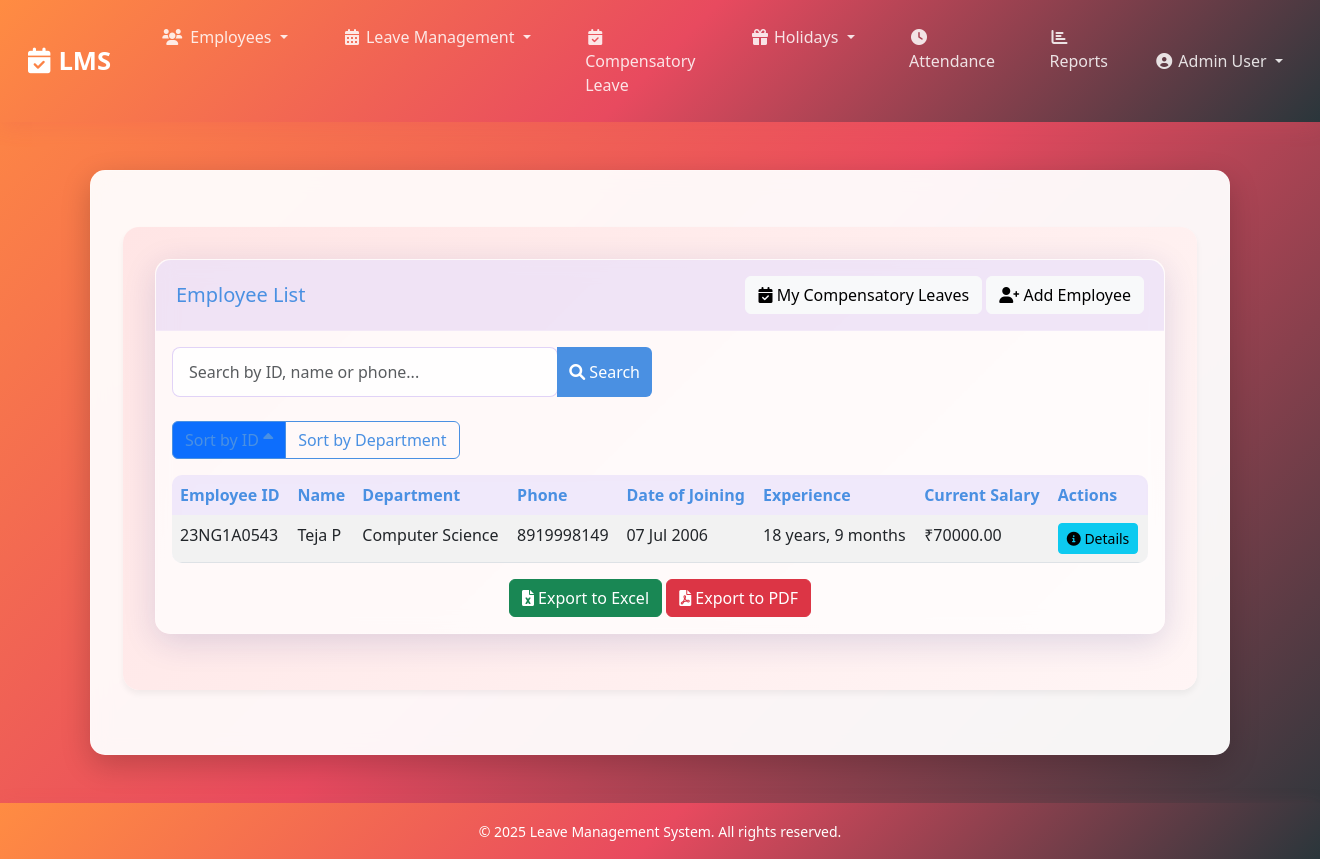
/employee-list/ (signed in), run on the app's committed database.
### leave_management/models.py (models this page shows, shortened)
class Employee(AbstractUser):
    DEPARTMENT_CHOICES = [
        ('CSE', 'Computer Science'),
        ('ECE', 'Electronics and Communication'),
        ('EEE', 'Electrical and Electronics'),
        ('MECH', 'Mechanical'),
        ('CIVIL', 'Civil'),
        ('AI', 'Artificial Intelligence'),
        ('NON_TEACHING', 'Non Teaching'),
        ('MATH', 'Mathematics'),
        ('ENGLISH', 'English'),
    ]
    username = models.CharField(max_length=150, null=True, blank=True)
    employee_id = models.CharField(max_length=20, unique=True)
    department = models.CharField(max_length=20, choices=DEPARTMENT_CHOICES, default='CSE')
    is_admin = models.BooleanField(default=False)
    date_of_joining = models.DateField(default=timezone.now)
    experience = models.IntegerField(default=0, editable=False)  # Changed to IntegerField to store days
    casual_leaves_remaining = models.IntegerField(default=1)
    extra_leaves_taken = models.IntegerField(default=0)
    summer_leaves_remaining = models.IntegerField(default=5)
    last_leave_increment = models.DateField(default=timezone.now)
    phone_number = models.CharField(max_length=15, blank=True, null=True)
    current_salary = models.FloatField(default=0.0, blank=True, null=True)
    objects = EmployeeManager()
    USERNAME_FIELD = 'employee_id'
    REQUIRED_FIELDS = ['department']
    class Meta:
        verbose_name = 'Employee'
        verbose_name_plural = 'Employees'
        constraints = [
            models.UniqueConstraint(
                fields=['employee_id'],
                name='unique_employee_id_case_insensitive',
                condition=models.Q(employee_id__isnull=False)
            )
        ]

### leave_management/views.py (the view, shortened to what this page needs)
# urls.py: path('employee-list/', views.employee_list, name='employee_list'),
@login_required
def employee_list(request):
    sort_by = request.GET.get('sort_by', 'employee_id')
    sort_order = request.GET.get('order', 'asc')
    search_query = request.GET.get('search', '')
    employees = Employee.objects.filter(is_admin=False)
    from datetime import date
    today = date.today()
    employee_data = []
    for emp in employees:
        if emp.date_of_joining:
            experience = today - emp.date_of_joining
            years = experience.days // 365
            months = (experience.days % 365) // 30
            experience_str = f"{years} years, {months} months"
        else:
            experience_str = "N/A"
        employee_data.append({
            'employee': emp,
            'experience': experience_str
        })
    if sort_by == 'department':
        employee_data.sort(key=lambda x: x['employee'].get_department_display())
    else:  # sort by employee_id
        employee_data.sort(key=lambda x: x['employee'].employee_id)
    if sort_order == 'desc':
        employee_data.reverse()
    export_format = request.GET.get('export')
    page = request.GET.get('page', 1)
    paginator = Paginator(employee_data, 10)  # Show 10 records per page
    try:
        employee_page = paginator.page(page)
    except PageNotAnInteger:
        employee_page = paginator.page(1)
    except EmptyPage:
        employee_page = paginator.page(paginator.num_pages)
    context = {
        'employees': employee_page,
        'sort_by': sort_by,
        'sort_order': sort_order,
        'search_query': search_query,
        'departments': dict(Employee.DEPARTMENT_CHOICES)
    }
    return render(request, 'leave_management/employee_list.html', context)

### leave_management/auth.py (called while the page is built)
    def get_user(self, user_id):
        try:
            return Employee.objects.get(pk=user_id)
        except Employee.DoesNotExist:
            return None

### leave_management/templates/leave_management/employee_list.html (shortened to what this page needs)
{% extends 'leave_management/base.html' %}
{% block content %}
<div class="container mt-4">
    <div class="card">
        <div class="card-header bg-primary text-white d-flex justify-content-between align-items-center">
            <h5 class="mb-0">Employee List</h5>
            <div>
                <a href="{% url 'my_compensatory_leaves' %}" class="btn btn-light">
                    <i class="fas fa-calendar-check"></i> My Compensatory Leaves
                </a>
                {% if request.user.is_admin %}
                <a href="{% url 'register_employee' %}" class="btn btn-light">
                    <i class="fas fa-user-plus"></i> Add Employee
                </a>
                {% endif %}
            </div>
        </div>
        <div class="card-body">
            <div class="mb-4">
                <form method="get" class="row g-3 align-items-center">
                    <div class="col-md-6">
                        <div class="input-group">
                            <input type="text" name="search" class="form-control" placeholder="Search by ID, name or phone..." value="{{ search_query }}">
                            <button type="submit" class="btn btn-primary">
                                <i class="fas fa-search"></i> Search
                            </button>
                        </div>
                    </div>
                </form>
            </div>
            <div class="mb-3">
                <div class="btn-group">
                    <a href="?sort_by=employee_id&order={% if sort_by == 'employee_id' and sort_order == 'asc' %}desc{% else %}asc{% endif %}"
                       class="btn btn-outline-primary {% if sort_by == 'employee_id' %}active{% endif %}">
                        Sort by ID
                        {% if sort_by == 'employee_id' %}
                            <i class="fas fa-sort-{% if sort_order == 'asc' %}up{% else %}down{% endif %}"></i>
                        {% endif %}
                    </a>
                    <a href="?sort_by=department&order={% if sort_by == 'department' and sort_order == 'asc' %}desc{% else %}asc{% endif %}"
                       class="btn btn-outline-primary {% if sort_by == 'department' %}active{% endif %}">
                        Sort by Department
                    </a>
                </div>
            </div>
            <div class="table-responsive">
                <table class="table table-striped">
                    <thead>
                        <tr>
                            <th>Employee ID</th>
                            <th>Name</th>
                            <th>Department</th>
                            <th>Phone</th>
                            <th>Date of Joining</th>
                            <th>Experience</th>
                            <th>Current Salary</th>
                            {% if request.user.is_admin %}
                            <th>Actions</th>
                            {% endif %}
                        </tr>
                    </thead>
                    <tbody>
                        {% for emp in employees %}
                        <tr>
                            <td>{{ emp.employee.employee_id }}</td>
                            <td>{{ emp.employee.get_full_name }}</td>
                            <td>{{ emp.employee.get_department_display }}</td>
                            <td>{{ emp.employee.phone_number|default:"-" }}</td>
                            <td>{{ emp.employee.date_of_joining|date:"d M Y"|default:"-" }}</td>
                            <td>{{ emp.experience }}</td>
                            <td>₹{{ emp.employee.current_salary|floatformat:2|default:"-" }}</td>
                            {% if request.user.is_admin %}
                            <td>
                                <a href="{% url 'employee_detail' emp.employee.employee_id %}" class="btn btn-sm btn-info">
                                    <i class="fas fa-info-circle"></i> Details
                                </a>
                            </td>
                            {% endif %}
                        </tr>
                        {% empty %}
                        <tr>
                            <td colspan="7" class="text-center">No employees found.</td>
                        </tr>
                        {% endfor %}
                    </tbody>
                </table>
            </div>
            {% if request.user.is_admin %}
            <div class="mt-3 text-center">
                <a href="?export=excel" class="btn btn-success">
                    <i class="fas fa-file-excel"></i> Export to Excel
                </a>
                <a href="?export=pdf" class="btn btn-danger">
                    <i class="fas fa-file-pdf"></i> Export to PDF
                </a>
            </div>
            {% endif %}
        </div>
    </div>
</div>
{% endblock %}

### leave_management/templates/leave_management/base.html (shortened to what this page needs)
{% load static %}
<!DOCTYPE html>
<html lang="en">
<head>
    <link href="https://cdn.jsdelivr.net/npm/bootstrap@5.3.0/dist/css/bootstrap.min.css" rel="stylesheet">
    <link rel="stylesheet" href="https://cdnjs.cloudflare.com/ajax/libs/font-awesome/6.0.0/css/all.min.css">
</head>
<body>
    <nav class="navbar navbar-expand-lg navbar-dark bg-primary">
        <div class="container-fluid">
            <a class="navbar-brand" href="{% if user.is_admin %}{% url 'admin_home' %}{% else %}{% url 'home' %}{% endif %}">
                <i class="fas fa-calendar-check me-2"></i>LMS
            </a>
            <div class="collapse navbar-collapse" id="navbarNav">
                {% if user.is_authenticated %}
                <ul class="navbar-nav me-auto">
                    {% if user.is_admin %}
                    <li class="nav-item dropdown">
                        <a class="nav-link dropdown-toggle" href="#" id="employeesDropdown" role="button" data-bs-toggle="dropdown" aria-expanded="false">
                            <i class="fas fa-users me-2"></i>Employees
                        </a>
                    </li>
                    <li class="nav-item dropdown">
                        <a class="nav-link dropdown-toggle" href="#" id="leaveDropdown" role="button" data-bs-toggle="dropdown">
                            <i class="fas fa-calendar-alt me-1"></i>Leave Management
                        </a>
                    </li>
                    <li class="nav-item">
                        <a class="nav-link" href="{% url 'manage_compensatory_leave' %}">
                            <i class="fas fa-calendar-check me-1"></i>Compensatory Leave
                        </a>
                    </li>
                    <li class="nav-item dropdown">
                        <a class="nav-link dropdown-toggle" href="#" id="holidayDropdown" role="button" data-bs-toggle="dropdown">
                            <i class="fas fa-gift me-1"></i>Holidays
                        </a>
                    </li>
                    <li class="nav-item">
                        <a class="nav-link" href="{% url 'admin_attendance' %}">
                            <i class="fas fa-clock me-1"></i>Attendance
                        </a>
                    </li>
                    <li class="nav-item">
                        <a class="nav-link" href="{% url 'reports' %}">
                            <i class="fas fa-chart-bar me-1"></i>Reports
                        </a>
                    </li>
                    {% endif %}
                </ul>
                <ul class="navbar-nav">
                    <li class="nav-item dropdown">
                        <a class="nav-link dropdown-toggle" href="#" id="userDropdown" role="button" data-bs-toggle="dropdown" aria-expanded="false">
                            <i class="fas fa-user-circle me-1"></i>{{ user.get_full_name|default:user.employee_id }}
                        </a>
                    </li>
                </ul>
                {% endif %}
            </div>
        </div>
    </nav>
    <div class="main-content">
        <div class="container glass-container">
            {% block content %}
            {% endblock %}
        </div>
    </div>
    <footer class="footer text-center">
        <div class="container">
            <small>&copy; {% now "Y" %} Leave Management System. All rights reserved.</small>
        </div>
    </footer>
</body>
</html>

### leave_management/templates/leave_management/employee_list.html (style rules this page uses)
:root { --primary-color: #4a90e2; --secondary-color: #50e3c2; --accent-color: #f5a623; --text-light: #ffffff; --text-dark: #333333; --bg-light: #f9f9f9; --bg-dark: #2c3e50; --success-color: #7ed321; --danger-color: #d0021b; --warning-color: #f8e71c; }
body { background-color: var(--bg-light); font-family: 'Segoe UI', Tahoma, Geneva, Verdana, sans-serif; transition: background-color 0.3s ease; }
.card { border: none; border-radius: 0.75rem; margin-bottom: 1.5rem; box-shadow: 0 0.5rem 1rem rgba(0,0,0,0.1); transition: transform 0.3s ease, box-shadow 0.3s ease; }
.card-header { background: linear-gradient(135deg, var(--primary-color), var(--secondary-color)); color: var(--text-light); border-radius: 0.75rem 0.75rem 0 0; padding: 1rem 1.25rem; }
.btn-primary { background: var(--primary-color); border: none; transition: background-color 0.3s ease; }
.table th { font-weight: 600; border-top: none; background-color: var(--primary-color); color: var(--text-light); }

### data on the page
Employee: get_full_name "Admin User"
Employee: employee.employee_id "23NG1A0543", employee.get_full_name "Teja P", employee.department "Computer Science", employee.phone_number "8919998149", employee.date_of_joining "07 Jul 2006", experience "18 years, 9 months", employee.current_salary "70000.00"
